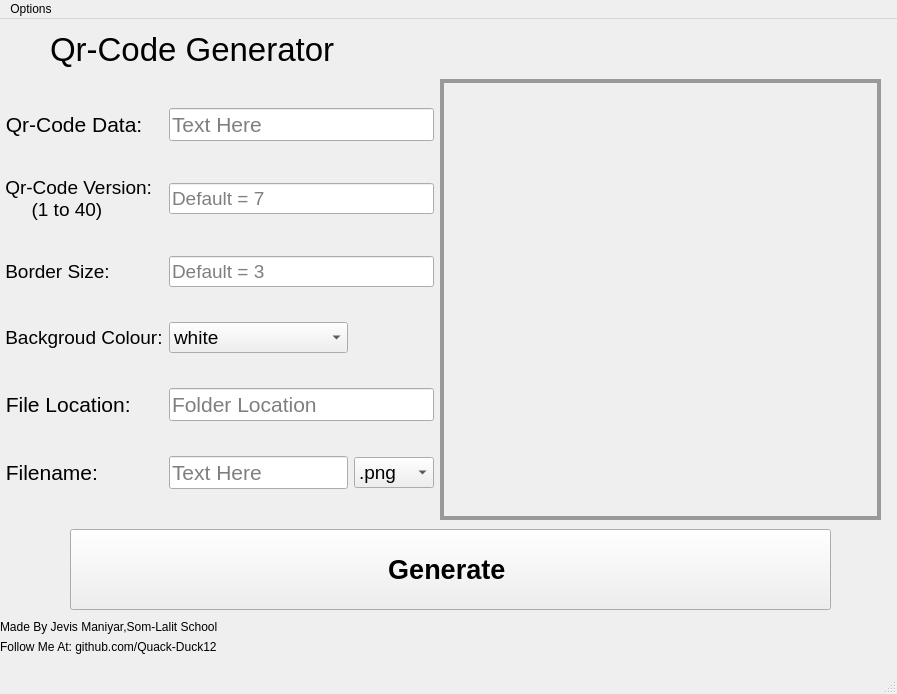
<?xml version="1.0" encoding="UTF-8"?>
<ui version="4.0">
 <class>MainWindow</class>
 <widget class="QMainWindow" name="MainWindow">
  <property name="geometry">
   <rect>
    <x>0</x>
    <y>0</y>
    <width>897</width>
    <height>694</height>
   </rect>
  </property>
  <property name="windowTitle">
   <string>Generate Qr-Code</string>
  </property>
  <property name="iconSize">
   <size>
    <width>50</width>
    <height>50</height>
   </size>
  </property>
  <property name="documentMode">
   <bool>false</bool>
  </property>
  <property name="tabShape">
   <enum>QTabWidget::Rounded</enum>
  </property>
  <widget class="QWidget" name="centralwidget">
   <widget class="QPushButton" name="GenerateButton">
    <property name="geometry">
     <rect>
      <x>70</x>
      <y>510</y>
      <width>761</width>
      <height>81</height>
     </rect>
    </property>
    <property name="font">
     <font>
      <pointsize>20</pointsize>
      <weight>75</weight>
      <bold>true</bold>
     </font>
    </property>
    <property name="cursor">
     <cursorShape>PointingHandCursor</cursorShape>
    </property>
    <property name="styleSheet">
     <string notr="true"/>
    </property>
    <property name="text">
     <string>Generate </string>
    </property>
    <property name="default">
     <bool>false</bool>
    </property>
    <property name="flat">
     <bool>false</bool>
    </property>
   </widget>
   <widget class="QWidget" name="gridLayoutWidget">
    <property name="geometry">
     <rect>
      <x>0</x>
      <y>60</y>
      <width>434</width>
      <height>441</height>
     </rect>
    </property>
    <layout class="QGridLayout" name="gridLayout">
     <item row="1" column="1" colspan="2">
      <widget class="QLineEdit" name="Versionbox">
       <property name="font">
        <font>
         <pointsize>14</pointsize>
        </font>
       </property>
       <property name="placeholderText">
        <string>Default = 7</string>
       </property>
      </widget>
     </item>
     <item row="2" column="1" colspan="2">
      <widget class="QLineEdit" name="Borderbox">
       <property name="font">
        <font>
         <pointsize>14</pointsize>
        </font>
       </property>
       <property name="placeholderText">
        <string>Default = 3</string>
       </property>
      </widget>
     </item>
     <item row="1" column="0">
      <widget class="QLabel" name="l3">
       <property name="font">
        <font>
         <pointsize>14</pointsize>
        </font>
       </property>
       <property name="text">
        <string> Qr-Code Version:   
      (1 to 40)</string>
       </property>
      </widget>
     </item>
     <item row="4" column="0">
      <widget class="QLabel" name="l2_4">
       <property name="enabled">
        <bool>true</bool>
       </property>
       <property name="font">
        <font>
         <pointsize>16</pointsize>
        </font>
       </property>
       <property name="text">
        <string> File Location:</string>
       </property>
      </widget>
     </item>
     <item row="5" column="0">
      <widget class="QLabel" name="l2_2">
       <property name="enabled">
        <bool>true</bool>
       </property>
       <property name="font">
        <font>
         <pointsize>16</pointsize>
        </font>
       </property>
       <property name="text">
        <string> Filename:</string>
       </property>
      </widget>
     </item>
     <item row="2" column="0">
      <widget class="QLabel" name="l4">
       <property name="font">
        <font>
         <pointsize>14</pointsize>
        </font>
       </property>
       <property name="text">
        <string> Border Size:</string>
       </property>
      </widget>
     </item>
     <item row="3" column="0">
      <widget class="QLabel" name="l5">
       <property name="font">
        <font>
         <pointsize>14</pointsize>
        </font>
       </property>
       <property name="text">
        <string> Backgroud Colour:</string>
       </property>
      </widget>
     </item>
     <item row="4" column="1" colspan="2">
      <widget class="QLineEdit" name="Locationbox">
       <property name="font">
        <font>
         <pointsize>16</pointsize>
        </font>
       </property>
       <property name="placeholderText">
        <string>Folder Location</string>
       </property>
      </widget>
     </item>
     <item row="5" column="2">
      <widget class="QComboBox" name="Filetype">
       <property name="font">
        <font>
         <pointsize>14</pointsize>
        </font>
       </property>
       <property name="cursor">
        <cursorShape>PointingHandCursor</cursorShape>
       </property>
       <item>
        <property name="text">
         <string>.png</string>
        </property>
       </item>
       <item>
        <property name="text">
         <string>.jpeg</string>
        </property>
       </item>
       <item>
        <property name="text">
         <string>.jpg</string>
        </property>
       </item>
       <item>
        <property name="text">
         <string>.gif</string>
        </property>
       </item>
       <item>
        <property name="text">
         <string>.webp</string>
        </property>
       </item>
      </widget>
     </item>
     <item row="0" column="0">
      <widget class="QLabel" name="l2">
       <property name="font">
        <font>
         <pointsize>16</pointsize>
        </font>
       </property>
       <property name="text">
        <string> Qr-Code Data: </string>
       </property>
      </widget>
     </item>
     <item row="0" column="1" colspan="2">
      <widget class="QLineEdit" name="Databox">
       <property name="font">
        <font>
         <pointsize>16</pointsize>
        </font>
       </property>
       <property name="placeholderText">
        <string>Text Here</string>
       </property>
      </widget>
     </item>
     <item row="5" column="1">
      <widget class="QLineEdit" name="Namebox">
       <property name="font">
        <font>
         <pointsize>16</pointsize>
        </font>
       </property>
       <property name="placeholderText">
        <string>Text Here</string>
       </property>
      </widget>
     </item>
     <item row="3" column="1">
      <widget class="QComboBox" name="Colourbox">
       <property name="font">
        <font>
         <pointsize>14</pointsize>
        </font>
       </property>
       <property name="cursor">
        <cursorShape>PointingHandCursor</cursorShape>
       </property>
       <property name="layoutDirection">
        <enum>Qt::LeftToRight</enum>
       </property>
       <property name="autoFillBackground">
        <bool>false</bool>
       </property>
       <property name="editable">
        <bool>false</bool>
       </property>
       <property name="currentText">
        <string>white</string>
       </property>
       <property name="currentIndex">
        <number>0</number>
       </property>
       <property name="placeholderText">
        <string>n</string>
       </property>
       <property name="frame">
        <bool>true</bool>
       </property>
       <item>
        <property name="text">
         <string>white</string>
        </property>
       </item>
       <item>
        <property name="text">
         <string>gray</string>
        </property>
       </item>
       <item>
        <property name="text">
         <string>gold</string>
        </property>
       </item>
       <item>
        <property name="text">
         <string>silver</string>
        </property>
       </item>
       <item>
        <property name="text">
         <string>red</string>
        </property>
       </item>
       <item>
        <property name="text">
         <string>blue</string>
        </property>
       </item>
       <item>
        <property name="text">
         <string>green</string>
        </property>
       </item>
       <item>
        <property name="text">
         <string>cyan</string>
        </property>
       </item>
       <item>
        <property name="text">
         <string>yellow</string>
        </property>
       </item>
       <item>
        <property name="text">
         <string>purple</string>
        </property>
       </item>
       <item>
        <property name="text">
         <string>pink</string>
        </property>
       </item>
       <item>
        <property name="text">
         <string>orange</string>
        </property>
       </item>
       <item>
        <property name="text">
         <string>brown</string>
        </property>
       </item>
      </widget>
     </item>
    </layout>
   </widget>
   <widget class="QLabel" name="l1">
    <property name="geometry">
     <rect>
      <x>50</x>
      <y>0</y>
      <width>371</width>
      <height>61</height>
     </rect>
    </property>
    <property name="font">
     <font>
      <pointsize>25</pointsize>
     </font>
    </property>
    <property name="text">
     <string>Qr-Code Generator</string>
    </property>
   </widget>
   <widget class="QLabel" name="label">
    <property name="geometry">
     <rect>
      <x>0</x>
      <y>600</y>
      <width>231</width>
      <height>16</height>
     </rect>
    </property>
    <property name="text">
     <string>Made By Jevis Maniyar,Som-Lalit School</string>
    </property>
   </widget>
   <widget class="QLabel" name="Display">
    <property name="geometry">
     <rect>
      <x>440</x>
      <y>60</y>
      <width>441</width>
      <height>441</height>
     </rect>
    </property>
    <property name="font">
     <font>
      <pointsize>20</pointsize>
     </font>
    </property>
    <property name="cursor">
     <cursorShape>BlankCursor</cursorShape>
    </property>
    <property name="styleSheet">
     <string notr="true">border: 4px solid #999999</string>
    </property>
    <property name="text">
     <string/>
    </property>
   </widget>
   <widget class="QLabel" name="label_2">
    <property name="geometry">
     <rect>
      <x>0</x>
      <y>620</y>
      <width>301</width>
      <height>16</height>
     </rect>
    </property>
    <property name="text">
     <string>Follow Me At: github.com/Quack-Duck12</string>
    </property>
   </widget>
  </widget>
  <widget class="QMenuBar" name="menubar">
   <property name="geometry">
    <rect>
     <x>0</x>
     <y>0</y>
     <width>897</width>
     <height>26</height>
    </rect>
   </property>
   <widget class="QMenu" name="menuOptions">
    <property name="title">
     <string>Options</string>
    </property>
    <addaction name="ClearButton"/>
    <addaction name="separator"/>
    <addaction name="ExitButton"/>
    <addaction name="separator"/>
   </widget>
   <addaction name="menuOptions"/>
  </widget>
  <widget class="QStatusBar" name="statusbar"/>
  <action name="actionSave_To_File">
   <property name="text">
    <string>Save To File</string>
   </property>
  </action>
  <action name="ClearButton">
   <property name="text">
    <string>Clear</string>
   </property>
  </action>
  <action name="ExitButton">
   <property name="checkable">
    <bool>false</bool>
   </property>
   <property name="checked">
    <bool>false</bool>
   </property>
   <property name="text">
    <string>Exit</string>
   </property>
  </action>
  <action name="actionHello">
   <property name="text">
    <string>Hello</string>
   </property>
  </action>
 </widget>
 <resources/>
 <connections/>
</ui>
